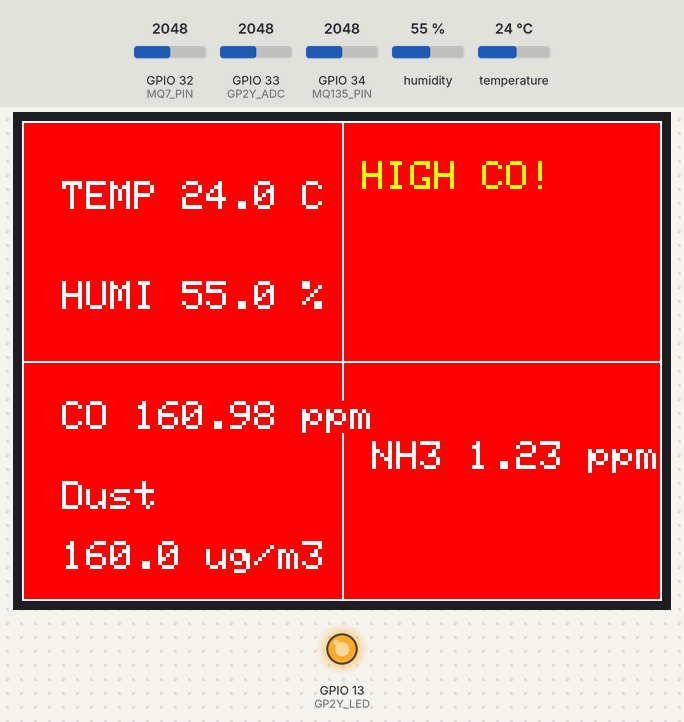
A program run on a simulated ESP32. Shown: 320×240 colour display, output pins drawn as LEDs (lit = HIGH). The inputs (shaded band) are chosen by the test bench; at power-on: GPIO 32 (MQ7_PIN) = 2048, GPIO 33 (GP2Y_ADC) = 2048, GPIO 34 (MQ135_PIN) = 2048, humidity 55 %, temperature 24 °C. WiFi joins after 1.5 s; servers stay silent unless stated; the local clock reads 2024-03-15 10:24:30 at power-on unless the program sets it; no MQTT or app messages arrive unless stated; what the program prints to the serial monitor is not drawn.

Above: at 13.0 s.
Timing chart, 0 to 14.5 s (numbered marks = the images above):
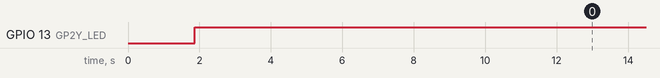

The program:

main.cpp
```cpp
#include "WiFi_Config.h"
#include "sensor.h"
#include "display.h"
#include "mqtt_client.h"

void setup()
{
  Serial.begin(9600);
  Wifi_init();
  AI_Start();
  MQTT_init();
  MQ135_Init();
  MQ7_Init();
  GP2Y_setup();
  DHT22_init();
  TFT_init();
}

void loop()
{
  if (isWifiConnected())
    server.handleClient();

  if (!firstSendDone || millis() - lastSend > SEND_INTERVAL)
  {
    DHT22_run();
    MQ135_run();
    MQ7_run();
    dust = Run_GP2Y();
    drawScreen();
    MQTT_publish();
    lastSend = millis();
    firstSendDone = true;
  }
  delay(100);
}
```

display.cpp
```cpp
#include "display.h"

// ==== TFT ====
TFT_eSPI tft = TFT_eSPI();

#define TEMP_HIGH 35.0
#define HUMI_LOW 30.0
#define HUMI_HIGH 90.0
#define CO_HIGH 12.5
#define NH3_HIGH 20.0
#define DUST_HIGH 35.0

// Tính cảnh báo
int collectWarnings(String warnList[], int maxItems)
{
    int count = 0;
    if (temp > TEMP_HIGH && count < maxItems)
        warnList[count++] = "HIGH TEMP!";
    if ((humi < HUMI_LOW || humi > HUMI_HIGH) && count < maxItems)
        warnList[count++] = "ABN HUMI!";
    if (co_ppm > CO_HIGH && count < maxItems)
        warnList[count++] = "HIGH CO!";
    if (nh3_ppm > NH3_HIGH && count < maxItems)
        warnList[count++] = "HIGH NH3!";
    return count;
}

void TFT_init()
{
    tft.init();
    tft.setRotation(1);
}

void drawScreen()
{
    int w = tft.width();
    int h = tft.height();
    int boxW = w / 2;
    int boxH = h / 2;

    String warns[4];
    int warnCount = collectWarnings(warns, 4);

    bool warning = (warnCount > 0) || (receivedAlertCount > 0);
    uint16_t bg = warning ? TFT_RED : TFT_BLUE;

    tft.fillScreen(bg);
    tft.drawLine(boxW, 0, boxW, h, TFT_WHITE);
    tft.drawLine(0, boxH, w, boxH, TFT_WHITE);
    tft.drawRect(0, 0, w, h, TFT_WHITE);

    tft.setTextColor(TFT_WHITE, bg);
    tft.setTextSize(2);

    char buf[32];

    // TEMP
    sprintf(buf, "%.1f C", temp);
    tft.setCursor(20, 30);
    tft.print("TEMP ");
    tft.print(buf);

    // HUMI
    sprintf(buf, "%.1f %%", humi);
    tft.setCursor(20, 80);
    tft.print("HUMI ");
    tft.print(buf);

    // Alerts
    tft.setTextColor(TFT_YELLOW, bg);
    int x = boxW + 10;
    int y = 20;

    for (int i = 0; i < warnCount; i++)
    {
        tft.setCursor(x, y + i * 25);
        tft.print(warns[i]);
    }

    for (int i = 0; i < receivedAlertCount; i++)
    {
        tft.setCursor(x, y + (warnCount + i) * 25);
        tft.print(receivedAlerts[i]);
    }

    if (!warning)
    {
        tft.setTextColor(TFT_WHITE, bg);
        tft.setCursor(boxW + 30, boxH / 2 - 10);
        tft.print("OK");
    }

    // CO
    sprintf(buf, "%.2f ppm", co_ppm);
    tft.setTextColor(TFT_WHITE, bg);
    tft.setCursor(20, boxH + 20);
    tft.print("CO ");
    tft.print(buf);

    // NH3
    sprintf(buf, "%.2f ppm", nh3_ppm);
    tft.setCursor(boxW + 15, boxH + 40);
    tft.print("NH3 ");
    tft.print(buf);

    // Dust
    sprintf(buf, "%.1f ug/m3", dust);
    tft.setCursor(20, boxH + 60);
    tft.print("Dust ");
    tft.setCursor(20, boxH + 90);
    tft.print(buf);
}
```

display.h
```cpp
#ifndef DISPLAY_H
#define DISPLAY_H

#include <Arduino.h>
#include <TFT_eSPI.h>
#include <SPI.h>

extern TFT_eSPI tft;

// Hàm khởi tạo
void TFT_init();

// Vẽ toàn bộ màn hình
void drawScreen();

// Dùng chung biến từ sensor.h (khai báo extern)
extern float temp;
extern float humi;
extern float co_ppm;
extern float nh3_ppm;
extern float dust;

extern String receivedAlerts[10];
extern int receivedAlertCount;

#endif
```

mqtt_client.cpp
```cpp
#include "mqtt_client.h"
#include <WiFi.h>
#include "time.h"
#include "sensor.h"

static WiFiClient espClient;
static PubSubClient mqtt(espClient);

static const char *MQTT_BROKER = "172.11.85.208";
static const int MQTT_PORT = 1883;
static const char *MQTT_TOPIC = "sensor/esp32/data";
static const char *MQTT_CLIENT_ID = "esp32_sensor";

unsigned long lastSend = 0;
const unsigned long SEND_INTERVAL = 30000;
bool firstSendDone = false;

String getTimestamp()
{
    struct tm timeinfo;
    if (!getLocalTime(&timeinfo))
        return "Unknown";
    char buffer[25];
    strftime(buffer, sizeof(buffer), "%Y-%m-%d %H:%M:%S", &timeinfo);
    return String(buffer);
}

void MQTT_init()
{
    mqtt.setServer(MQTT_BROKER, MQTT_PORT);
    Serial.print("MQTT broker: ");
    Serial.println(MQTT_BROKER);
}

void MQTT_reconnect()
{
    if (mqtt.connected())
        return;

    Serial.print("MQTT connecting...");
    if (mqtt.connect(MQTT_CLIENT_ID))
    {
        Serial.println(" OK");
    }
    else
    {
        Serial.print(" FAIL rc=");
        Serial.println(mqtt.state());
    }
}

void MQTT_publish()
{
    if (WiFi.status() != WL_CONNECTED)
        return;

    MQTT_reconnect();
    if (!mqtt.connected())
        return;

    String ts = getTimestamp();

    char payload[256];
    snprintf(payload, sizeof(payload),
             "{\"device\":\"esp32\",\"time\":\"%s\","
             "\"temp\":%.2f,\"humi\":%.2f,"
             "\"co\":%.2f,\"nh3\":%.2f,\"dust\":%.2f}",
             ts.c_str(), temp, humi, co_ppm, nh3_ppm, dust);

    if (mqtt.publish(MQTT_TOPIC, payload))
        Serial.println("MQTT OK: " + String(payload));
    else
        Serial.println("MQTT publish FAIL");
}
```

mqtt_client.h
```cpp
#ifndef MQTT_CLIENT_H
#define MQTT_CLIENT_H

#include <Arduino.h>
#include <PubSubClient.h>

extern unsigned long lastSend;
extern const unsigned long SEND_INTERVAL;
extern bool firstSendDone;

void MQTT_init();
void MQTT_reconnect();
void MQTT_publish();
String getTimestamp();

#endif
```

sensor.cpp
```cpp
#include "sensor.h"

// ==== DHT22 ====
#define DHTPIN 16
#define DHTTYPE DHT22
DHT dht(DHTPIN, DHTTYPE);
float temp = 0, humi = 0, co_ppm = 0, nh3_ppm = 0, dust = 0;

// ==== MQ135 ====  đo NH3 phải nhỏ hơn 0.1
const int MQ135_PIN = 34;  // Chân ADC đọc MQ-135
const float RL = 10000.0;  // Điện trở tải (10kΩ)
const float VCC = 5.0;     // Điện áp nuôi cảm biến
const float ADC_REF = 3.3; // Điện áp tham chiếu ADC ESP32
const int ADC_MAX = 4095;  // 12-bit ADC
float R0 = 10000.0;        // Giá trị R0 (hiệu chuẩn trong không khí sạch)

// ==== Đường cong theo datasheet (log-log) ====
// log10(ppm) = (log10(Rs/R0) - b) / m
// hoặc ppm = 10^((log10(Rs/R0) - b) / m)
const float M_NH3 = -0.48; // Hệ số slope NH3 (xấp xỉ)
const float B_NH3 = 0.35;  // intercept NH3

int samples = 10;

// ==== MQ7 ====
#define MQ7_PIN 32
#define RL_7 10000
#define R0_7 10000

// ==== GP2Y ====
#define GP2Y_ADC 33
#define GP2Y_LED 13
int samplingTime = 280;
int deltaTime = 40;
int sleepTime = 9680;

float voMeasured = 0;
float calcVoltage = 0;

// ===========================
// ===== IMPLEMENTATION ======
// ===========================

// ==== DHT22 ====
void DHT22_init()
{
    dht.begin();
}

void DHT22_run()
{
    humi = dht.readHumidity();
    temp = dht.readTemperature();
}

// ==== MQ135 ====
float readVoltage()
{
    uint32_t sum = 0;
    for (int i = 0; i < samples; i++)
    {
        sum += analogRead(MQ135_PIN);
        delay(10);
    }
    float adc = (float)sum / samples;
    return (adc / ADC_MAX) * ADC_REF;
}

float calcRs(float vout)
{
    if (vout <= 0.0001)
        return 1e6;
    return RL * (VCC - vout) / vout;
}

float RsRo_to_ppm(float rs_ro, float m, float b)
{
    if (rs_ro <= 0)
        return -1;
    float log_ppm = (log10(rs_ro) - b) / m;
    return pow(10, log_ppm);
}

void MQ135_Init()
{
    analogSetPinAttenuation(MQ135_PIN, ADC_11db);
    pinMode(MQ135_PIN, INPUT);
}

void MQ135_run()
{
    float vout = readVoltage();
    float Rs = calcRs(vout);
    float ratio = Rs / R0;
    nh3_ppm = RsRo_to_ppm(ratio, M_NH3, B_NH3);
}

// ==== MQ7 ====
float getMQ7Resistance(int adcValue)
{
    float sensorVoltage = ((float)adcValue / 4095.0) * 3.3;
    float rs = (3.3 - sensorVoltage) * RL_7 / sensorVoltage;
    return rs;
}

float getCOppm(float rs)
{
    float ratio = rs / R0_7;
    float m = -0.77;
    float b = 1.699;
    float log_ppm = (log10(ratio) - b) / m;
    return pow(10, log_ppm);
}

void MQ7_Init()
{
    analogSetPinAttenuation(MQ7_PIN, ADC_11db);
    pinMode(MQ7_PIN, INPUT);
}

void MQ7_run()
{
    int adc7 = analogRead(MQ7_PIN);
    float Rs7 = getMQ7Resistance(adc7);
    co_ppm = getCOppm(Rs7);
}

// ==== GP2Y ====
void GP2Y_setup()
{
    pinMode(GP2Y_LED, OUTPUT);
}

float Run_GP2Y()
{
    float sumDust = 0;

    for (int i = 0; i < 100; i++)
    {
        digitalWrite(GP2Y_LED, LOW);
        delayMicroseconds(samplingTime);
        voMeasured = analogRead(GP2Y_ADC);
        delayMicroseconds(deltaTime);
        digitalWrite(GP2Y_LED, HIGH);
        delayMicroseconds(sleepTime);

        calcVoltage = voMeasured * (5.0 / 1024.0);
        float dustDensity = 0.17 * calcVoltage - 0.1;

        sumDust += dustDensity;
        delay(100);
    }

    sumDust /= 10.0;
    float avgDust_mg = sumDust / 100.0;
    float avgDust_ug = avgDust_mg * 1000.0;

    dust = abs(avgDust_ug);
    return dust;
}
```

sensor.h
```cpp
#ifndef SENSOR_H
#define SENSOR_H

#include <Arduino.h>
#include <DHT.h>
// ==== DHT22 ====
extern float temp, humi, co_ppm, nh3_ppm, dust;
void DHT22_init();
void DHT22_run();

// ==== MQ135 ====
extern float nh3_ppm;
void MQ135_Init();
void MQ135_run();

// ==== MQ7 ====
extern float co_ppm;
void MQ7_Init();
void MQ7_run();

// ==== GP2Y Dust ====
extern float dust;
void GP2Y_setup();
float Run_GP2Y();

#endif
```

WiFi_Config.cpp
```cpp
#include "WiFi_Config.h"

// ==== Real time
const char *ntpServer = "pool.ntp.org";
const long gmtOffset_sec = 7 * 3600;
const int daylightOffset_sec = 0;

// ==== WiFi mặc định ====
const char *ssid = "PTIT_WIFI";
const char *password = "";

// Access Point
const char *apSSID = "ESP32_Config";
const char *apPASS = "";

// Global server + prefs
WebServer server(80);
Preferences prefs;

// Biến trạng thái WiFi
bool wifiConnected = false;

// ==== AI Alert Server ====
String receivedAlerts[10];
int receivedAlertCount = 0;

// ==== HTML cấu hình WiFi ====
String htmlPage()
{
  String page =
      "<!DOCTYPE html><html><head><meta charset='utf-8'>"
      "<meta name='viewport' content='width=device-width,initial-scale=1'>"
      "<title>ESP32 WiFi Config</title></head><body>"
      "<h2>Thiết lập WiFi</h2>"
      "<form action='/save' method='post'>"
      "SSID:<br><input name='ssid' required><br><br>"
      "Mật khẩu:<br><input name='pass' type='password'><br><br>"
      "<input type='submit' value='Lưu & Kết nối'>"
      "</form></body></html>";
  return page;
}

// ==== Lưu WiFi mới ====
void handleSave()
{
  String ssid = server.arg("ssid");
  String pass = server.arg("pass");

  prefs.begin("wifi", false);
  prefs.putString("ssid", ssid);
  prefs.putString("pass", pass);
  prefs.end();

  server.send(200, "text/html", "<h3>Đã lưu! ESP32 đang reboot...</h3>");
  delay(1500);
  ESP.restart();
}

// ==== WiFi Init - Không chặn chương trình ====
void Wifi_init()
{
  Serial.println("🚀 Khởi động WiFi...");

  // 1. Thử WiFi mặc định
  WiFi.mode(WIFI_STA);
  WiFi.begin(ssid, password);
  int retry = 0;

  while (WiFi.status() != WL_CONNECTED && retry < 10)
  {
    delay(500);
    Serial.print(".");
    retry++;
  }

  if (WiFi.status() == WL_CONNECTED)
  {
    wifiConnected = true;
    Serial.println("\n✅ Connected to default WiFi!");
    Serial.print("IP: ");
    Serial.println(WiFi.localIP());
    Serial.println("🕐 Đang đồng bộ thời gian NTP...");
    configTime(gmtOffset_sec, daylightOffset_sec, ntpServer);
    return;
  }

  // 2. Thử WiFi đã lưu
  prefs.begin("wifi", true);
  String saved_ssid = prefs.getString("ssid", "");
  String saved_pass = prefs.getString("pass", "");
  prefs.end();

  if (saved_ssid != "")
  {
    Serial.println("\n🔄 Thử kết nối WiFi đã lưu...");
    WiFi.begin(saved_ssid.c_str(), saved_pass.c_str());
    retry = 0;

    while (WiFi.status() != WL_CONNECTED && retry < 10)
    {
      delay(500);
      Serial.print(".");
      retry++;
    }

    if (WiFi.status() == WL_CONNECTED)
    {
      wifiConnected = true;
      Serial.println("\n✅ Connected to saved WiFi!");
      Serial.print("IP: ");
      Serial.println(WiFi.localIP());
      Serial.println("🕐 Đang đồng bộ thời gian NTP...");
      configTime(gmtOffset_sec, daylightOffset_sec, ntpServer);
      return;
    }
  }

  // 3. Không kết nối được - Tiếp tục chạy offline
  wifiConnected = false;
  Serial.println("\n⚠️ Không kết nối được WiFi - Chạy ở chế độ OFFLINE");
  Serial.println("📡 Hệ thống vẫn hoạt động bình thường (không có tính năng online)");

  // Không mở AP, chỉ chạy cảm biến và hiển thị
  WiFi.mode(WIFI_OFF);
}

void AI_Start()
{
  // Chỉ khởi động server nếu WiFi đã kết nối
  if (!wifiConnected)
  {
    Serial.println("⚠️ AI Alert Server không khả dụng (WiFi offline)");
    return;
  }

  server.on("/alert", HTTP_POST, []()
            {
    if (!server.hasArg("plain"))
    {
      server.send(400, "text/plain", "Body missing");
      return;
    }

    JsonDocument doc;
    if (deserializeJson(doc, server.arg("plain")))
    {
      server.send(400, "text/plain", "JSON Error");
      return;
    }

    JsonArray anomalies = doc["anomalies"];

    for (JsonVariant v : anomalies)
    {
      String alert = v.as<const char *>();
      Serial.println("⚠️ Alert: " + alert);

      if (receivedAlertCount < 10)
        receivedAlerts[receivedAlertCount++] = alert;
      else
      {
        for (int i = 1; i < 10; i++)
          receivedAlerts[i - 1] = receivedAlerts[i];
        receivedAlerts[9] = alert;
      }
    }

    server.send(200, "text/plain", "OK"); });

  server.begin();
  Serial.println("✅ AI Alert Server đã khởi động!");
}

// Hàm kiểm tra trạng thái WiFi
bool isWifiConnected()
{
  return wifiConnected && (WiFi.status() == WL_CONNECTED);
}
```

WiFi_Config.h
```cpp
#ifndef WIFI_CONFIG_H
#define WIFI_CONFIG_H
#include <Arduino.h>
#include <WiFi.h>
#include <WebServer.h>
#include <Preferences.h>
#include "time.h"
#include <ArduinoJson.h>

// ===== Các khai báo giữ nguyên =====
extern const char *ntpServer;
extern const long gmtOffset_sec;
extern const int daylightOffset_sec;

extern const char *ssid;
extern const char *password;

extern const char *apSSID;
extern const char *apPASS;

extern WebServer server;
extern Preferences prefs;

// ==== AI ALERT SERVER ====
extern String receivedAlerts[10];
extern int receivedAlertCount;

// ===== Khai báo hàm =====
String htmlPage();
void handleSave();
void startConfigPortal();
void Wifi_init();
void AI_Start();
bool isWifiConnected();

#endif
```

Measured:
- by itself, GPIO 13 (GP2Y_LED): LOW → HIGH at 1.9 s
